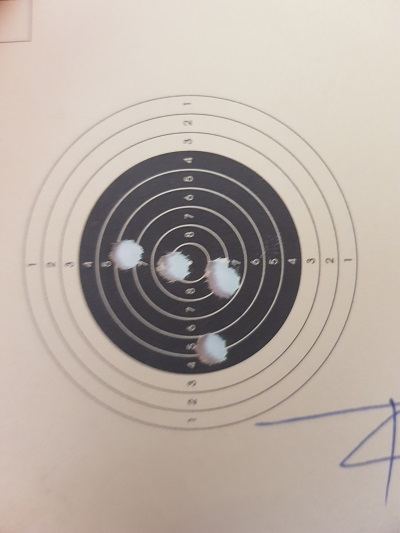
#> input picture Ocv/images/targets/img4.jpg, 400 x 533 px
$ jupyter execute TargetCropp.ipynb
#> lines starting #> are read from the running program, lines starting #| are printed output that depends on the picture; after the words box and inside, x2 and y2 are one past the last pixel; in counts of white or black regions, pixels touching at a corner belong together
[cell 1]
import cv2
import numpy as np

image = cv2.imread('./images/targets/img4.jpg')
#> image is the input picture: shape (533, 400, 3); mean B, G, R 164.5, 173, 184.2
w = image.shape[1]
#> w = 400
h = image.shape[0]
#> h = 533

ratio = h/w
#> ratio = 1.33
dim = (600, int(600*ratio))
#> dim = (600, 799)
image = cv2.resize(image, dim, interpolation = cv2.INTER_AREA)
#> image: shape (799, 600, 3)

gray = cv2.cvtColor(image,cv2.COLOR_BGR2GRAY)

k, gray = cv2.threshold(gray,90,255,cv2.THRESH_BINARY_INV)
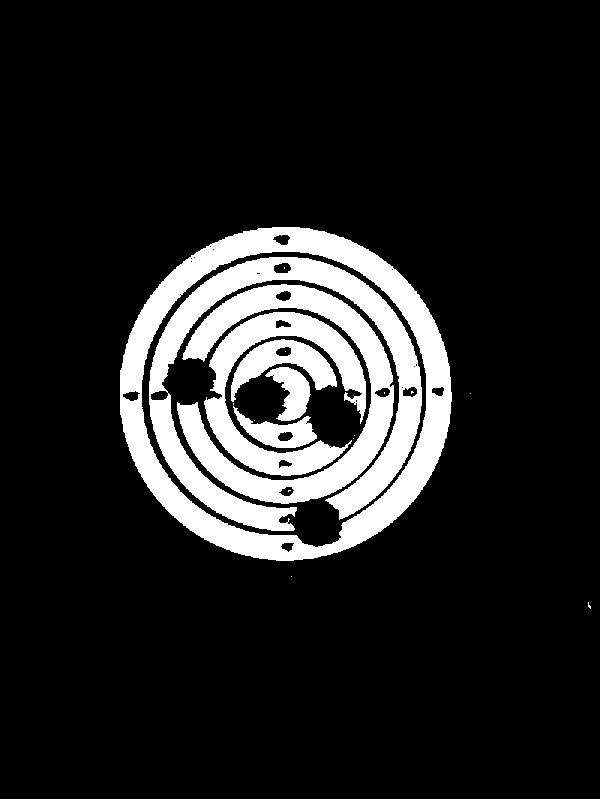
#> gray: shape (799, 600); 13.7% white; 19 white regions (12 under 20 px), largest, box (x1, y1, x2, y2) and area: (120, 227, 452, 561) 22687, (149, 257, 422, 531) 16313, (177, 284, 394, 504) 12736
cv2.imshow('3',gray)
cv2.waitKey()
edge = cv2.Canny(gray,50,255)
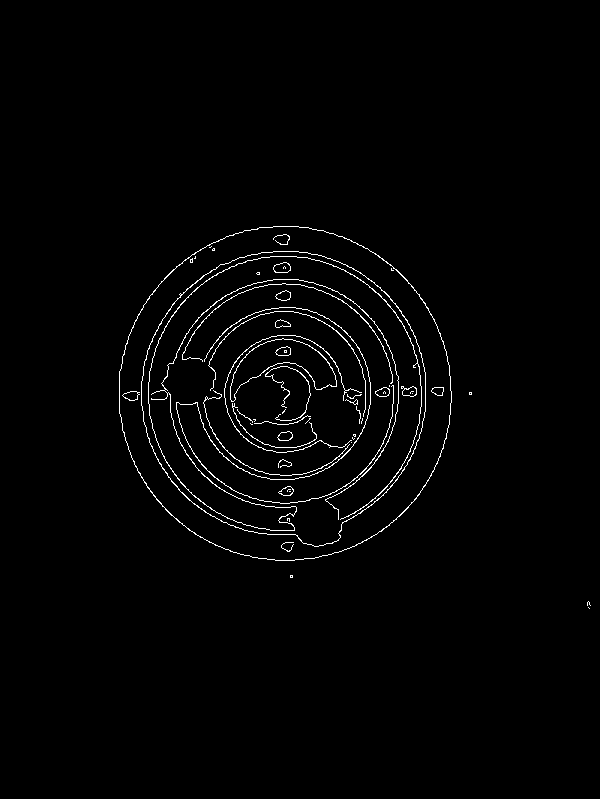
#> edge: shape (799, 600); 1.5% white in thin lines or dots, all inside (x1, y1, x2, y2) = (119, 226, 591, 609)
contours, hierarchy = cv2.findContours(edge, cv2.RETR_EXTERNAL, cv2.CHAIN_APPROX_SIMPLE)
#> contours = 5 contours, 4 with area under 20; largest, box (x1, y1, x2, y2) and area: (119, 226, 452, 561) 87179
arr = []
r = 0
for c in contours:
    (x,y,w,h) = cv2.boundingRect(c)
    if(((x+w)-x) > 190 and ((y+h)-y) > 190):
        cv2.circle(image,(int(x+(w/2)),int(y+(h/2))),3,(0,0,255),-1)
        r = int((w/2)/6.80)
        cv2.rectangle(image,(x,y),(x+w, y+h),(255,0,0),2)
#> this loop made 5 passes
#> (x, y, w, h, r) on pass 5: (119, 226, 333, 335, 24)
#> (c, x, y, w, h) on passes 1, 3, 4: ([[588, 607], [589, 608]], 588, 607, 2, 2), ([[290, 575], [290, 577], [292, 577], [292, 575]], 290, 575, 3, 3), ([[469, 392], [469, 394], [471, 394], [471, 392]], 469, 392, 3, 3)
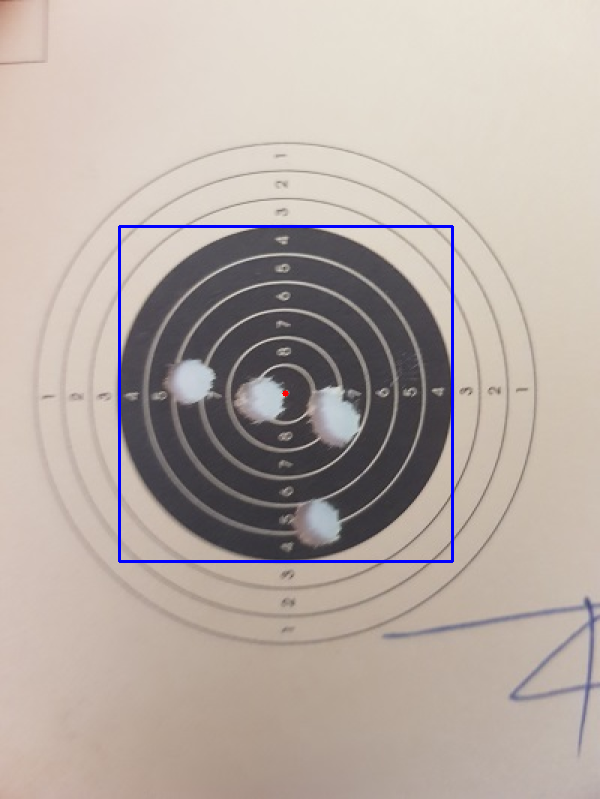
#> image: shape (799, 600, 3); mean B, G, R 165.2, 171.4, 182.6


cv2.imshow('',edge)
cv2.imshow('1',image)
cv2.waitKey()
cv2.destroyAllWindows()

$ run again, with Ocv/images/targets/img10.jpg copied over Ocv/images/targets/img4.jpg
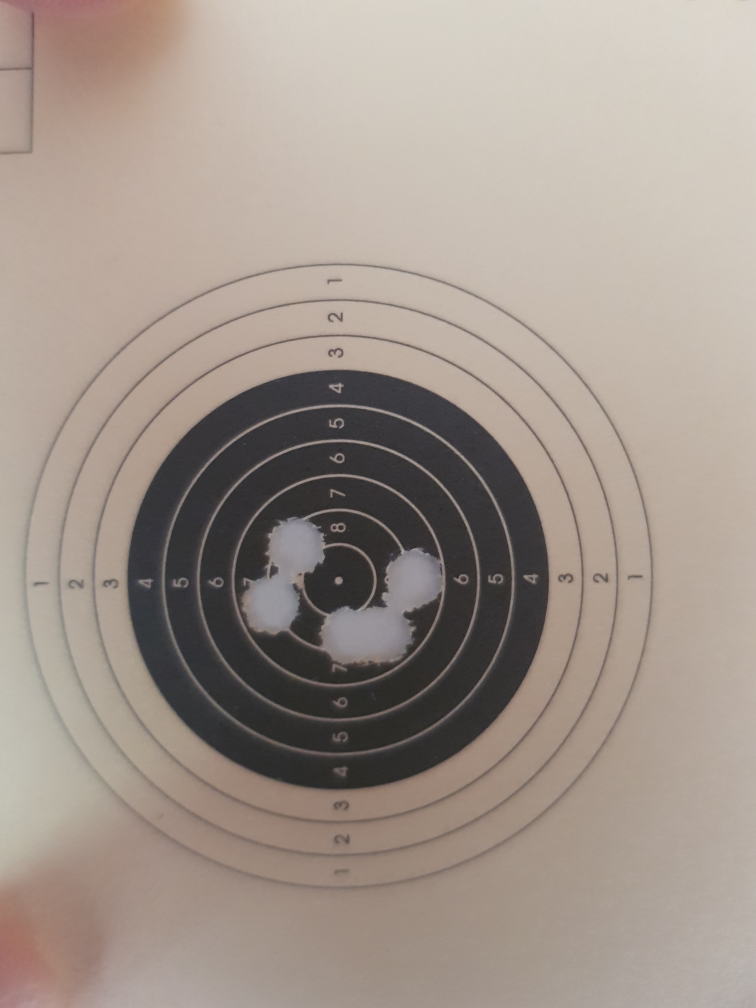
#> input picture Ocv/images/targets/img10.jpg, 3024 x 4032 px (shown at 1/4 size)
#> image is the input picture: shape (4032, 3024, 3); mean B, G, R 140.4, 149.5, 161.5
#> `k, gray = cv2.threshold(gray,90,255,cv2.THRESH_BINARY_INV)`:
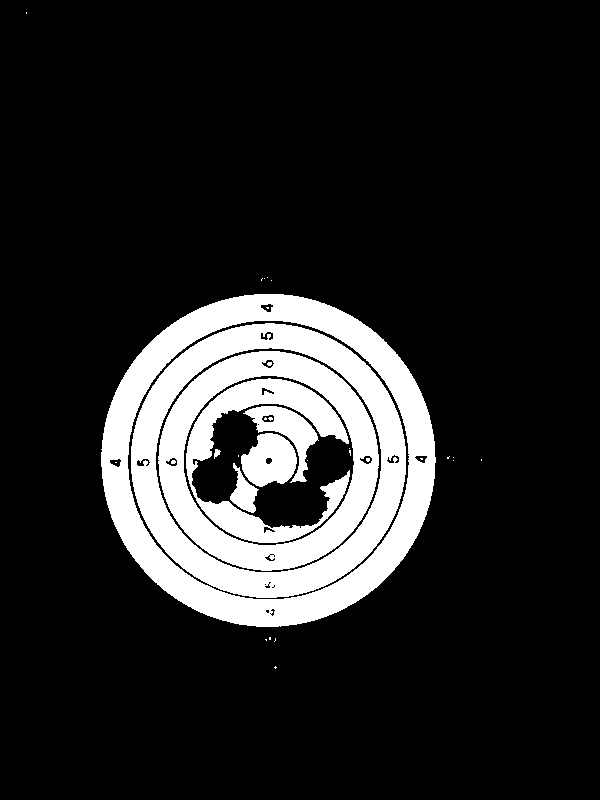
#> gray: shape (800, 600); 15.3% white; 33 white regions (25 under 20 px), largest, box (x1, y1, x2, y2) and area: (101, 294, 436, 627) 25875, (131, 323, 406, 598) 19670, (158, 351, 379, 571) 15237
#> edge: shape (800, 600); 1.3% white in thin lines or dots, all inside (x1, y1, x2, y2) = (25, 11, 483, 669)
#> contours = 14 contours, 13 with area under 20; largest, box (x1, y1, x2, y2) and area: (100, 293, 436, 627) 87538
#> the loop `for c in contours:` made 14 passes
#> (x, y, w, h, r) on pass 9: (100, 293, 336, 334, 24)
#> after the loop `for c in contours:`:
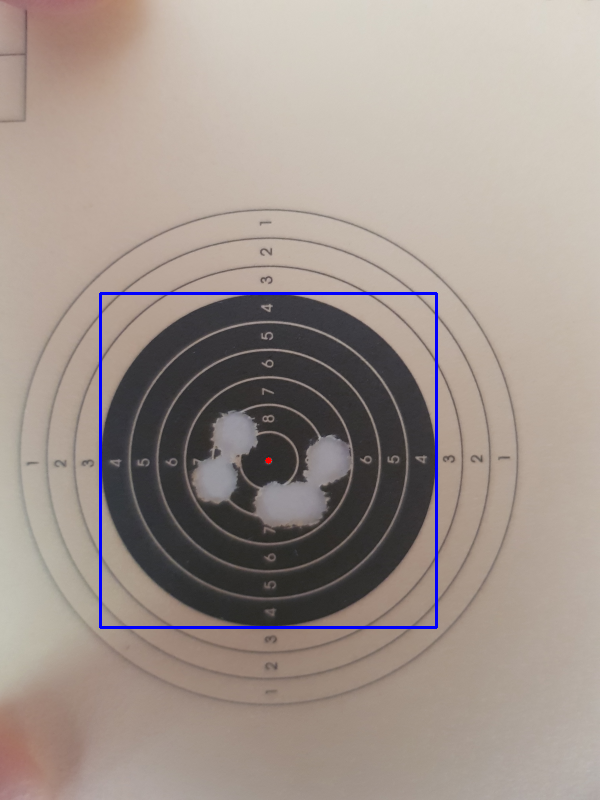
#> image: shape (800, 600, 3); mean B, G, R 141.4, 148.2, 160.2

$ run again, with Ocv/images/targets/img11.jpg copied over Ocv/images/targets/img4.jpg
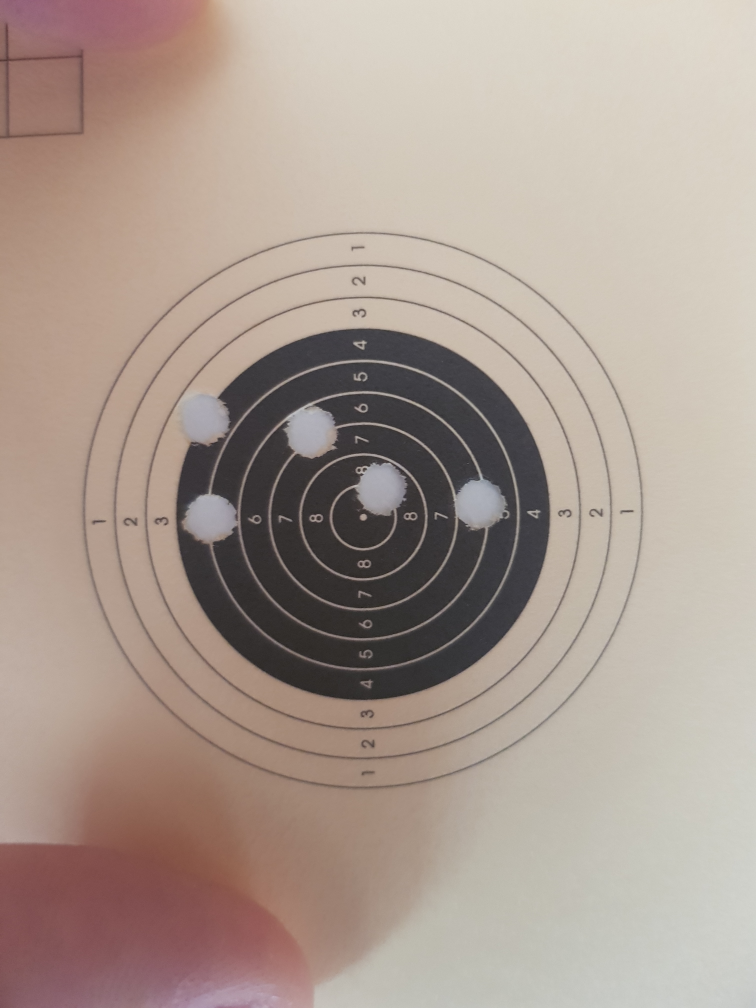
#> input picture Ocv/images/targets/img11.jpg, 3024 x 4032 px (shown at 1/4 size)
#> image is the input picture: shape (4032, 3024, 3); mean B, G, R 145.8, 155.6, 171.1
#> `k, gray = cv2.threshold(gray,90,255,cv2.THRESH_BINARY_INV)`:
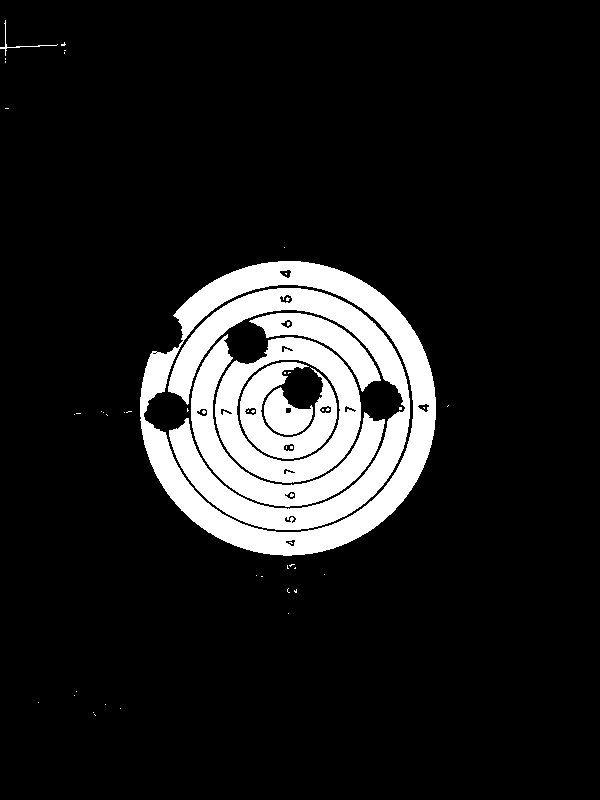
#> gray: shape (800, 600); 11.9% white; 56 white regions (48 under 20 px), largest, box (x1, y1, x2, y2) and area: (140, 261, 436, 556) 18774, (168, 288, 410, 530) 14087, (215, 337, 361, 483) 8036
#> edge: shape (800, 600); 1.3% white in thin lines or dots, all inside (x1, y1, x2, y2) = (0, 19, 449, 715)
#> contours = 295 contours, 286 with area under 20; largest, box (x1, y1, x2, y2) and area: (139, 260, 436, 556) 187, (280, 294, 292, 303) 67, (280, 269, 291, 278) 56, (167, 309, 405, 412) 46, (300, 288, 410, 516) 36
#> the loop `for c in contours:` made 295 passes
#> (x, y, w, h, r) on pass 283: (139, 260, 297, 296, 21)
#> after the loop `for c in contours:`:
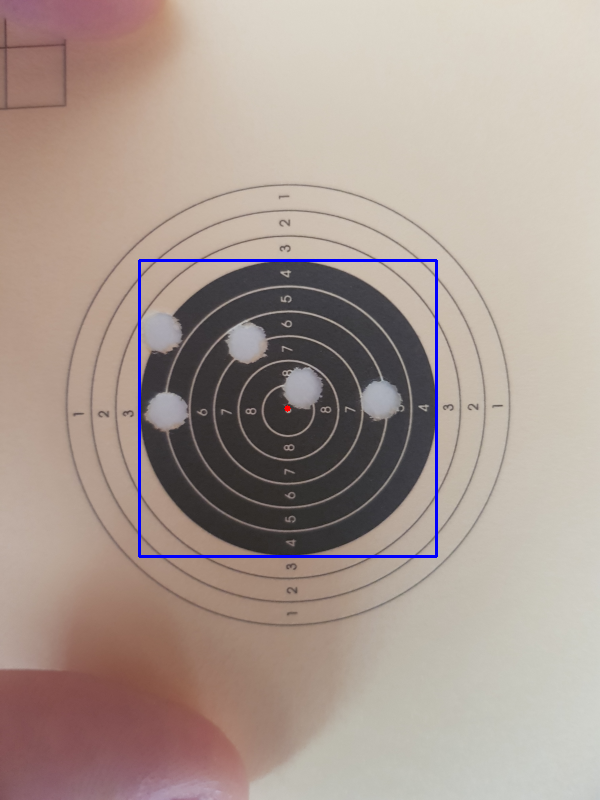
#> image: shape (800, 600, 3); mean B, G, R 146.6, 154.4, 169.8

$ run again, with Ocv/images/targets/img12.jpg copied over Ocv/images/targets/img4.jpg
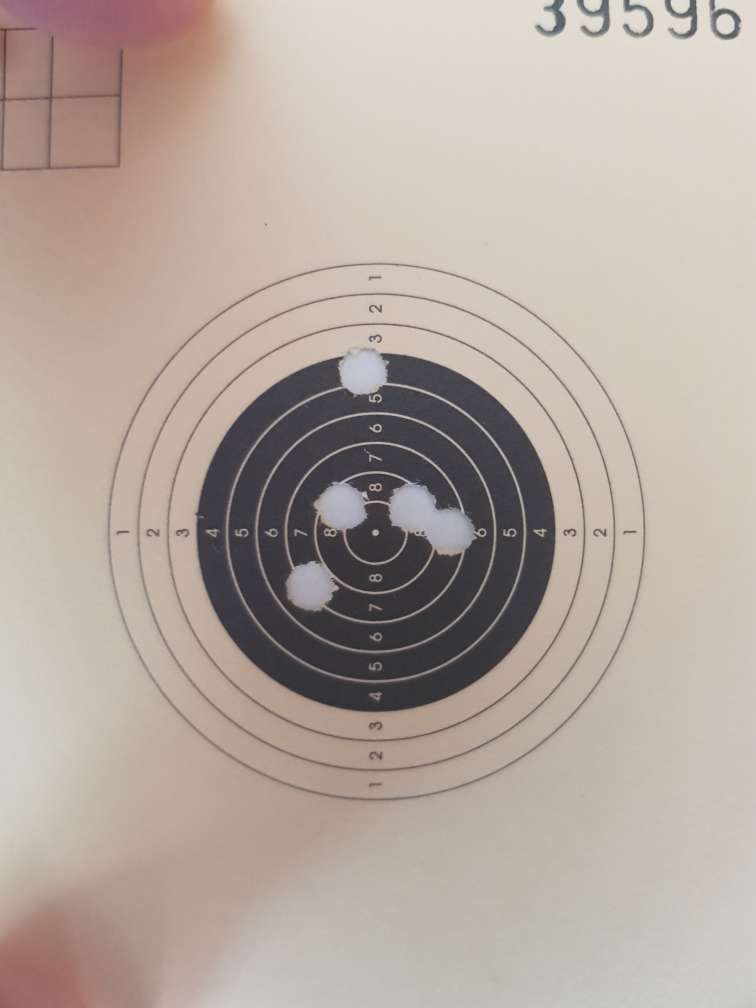
#> input picture Ocv/images/targets/img12.jpg, 3024 x 4032 px (shown at 1/4 size)
#> image is the input picture: shape (4032, 3024, 3); mean B, G, R 159.4, 168.1, 180.5
#> `k, gray = cv2.threshold(gray,90,255,cv2.THRESH_BINARY_INV)`:
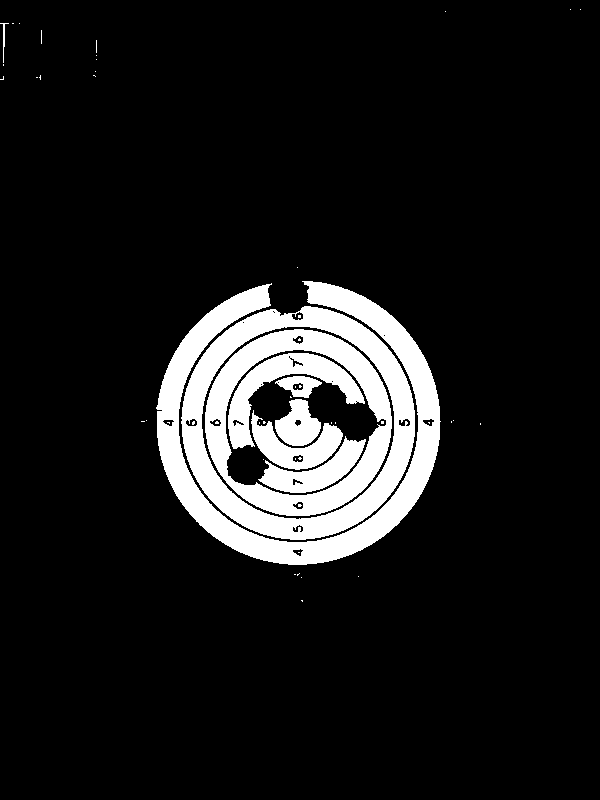
#> gray: shape (800, 600); 10.8% white; 54 white regions (45 under 20 px), largest, box (x1, y1, x2, y2) and area: (156, 281, 441, 565) 17496, (181, 306, 415, 540) 13645, (205, 329, 392, 516) 10183
#> edge: shape (800, 600); 1.2% white in thin lines or dots, all inside (x1, y1, x2, y2) = (0, 8, 582, 602)
#> contours = 206 contours, 194 with area under 20; largest, box (x1, y1, x2, y2) and area: (156, 280, 441, 565) 168, (201, 326, 392, 515) 47, (178, 285, 271, 532) 45, (281, 305, 415, 521) 38, (182, 308, 281, 408) 29
#> the loop `for c in contours:` made 206 passes
#> (x, y, w, h, r) on pass 189: (156, 280, 285, 285, 20)
#> after the loop `for c in contours:`:
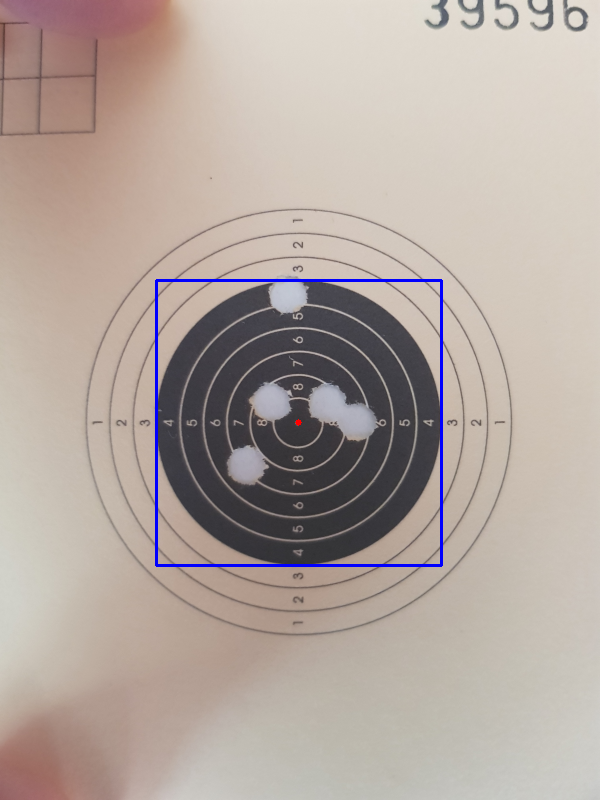
#> image: shape (800, 600, 3); mean B, G, R 160.1, 166.9, 179.2
